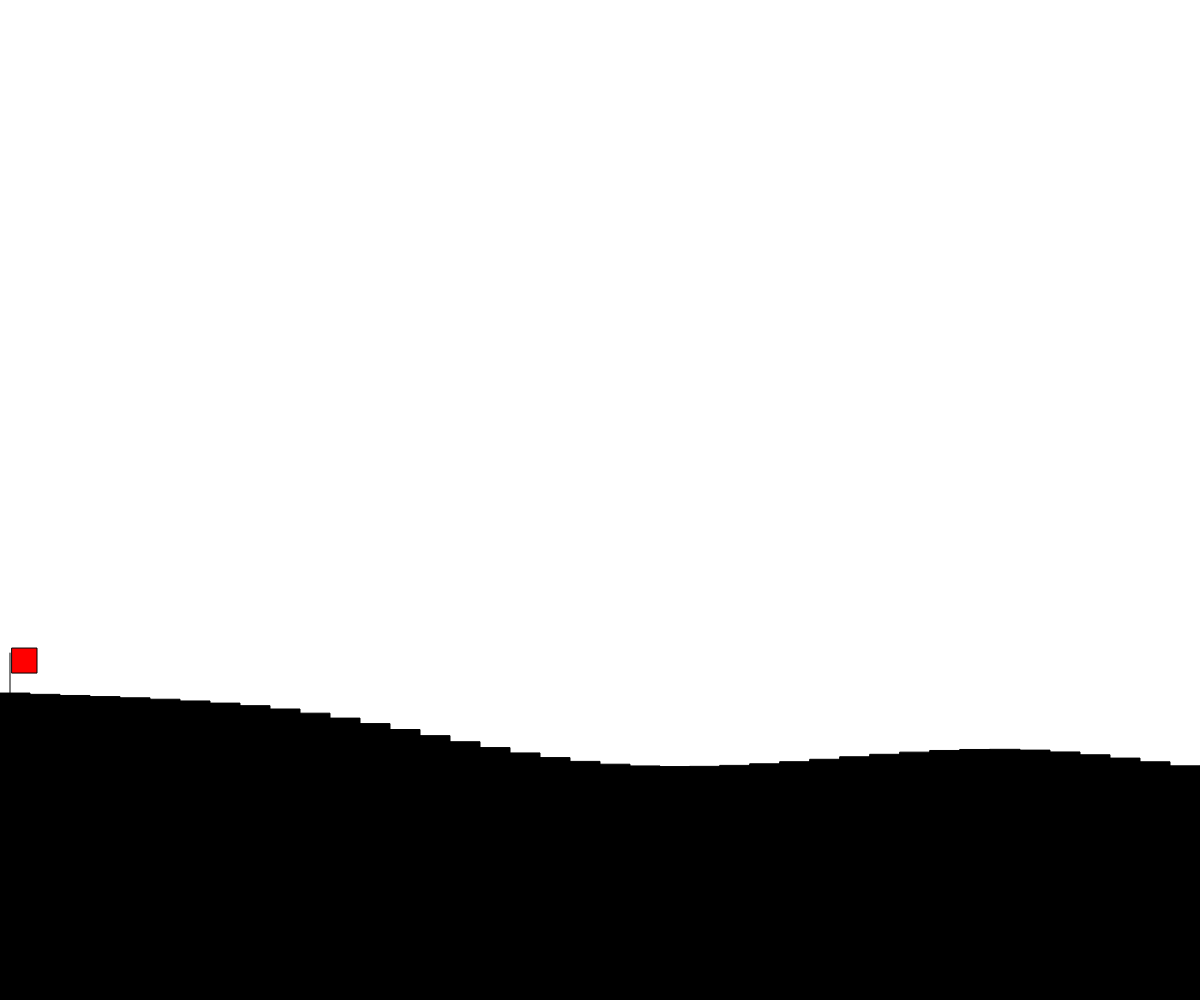
Frame 1 (no input)
Frame 60 (no input): identical to frame 1, image omitted
Frame 120 (the mouse pressed at the canvas centre since frame 60): identical to frame 1, image omitted

The p5.js sketch that drew this single still picture (run headless with seeded random() and noise() and a simulated clock; from frame 60 on, the mouse is pressed at the canvas centre):

// p5.js sketch
// ── sketch.js
//Terrain Generator
//Eric Friesen
//May 13th, 2022
//Makes Terrain on the screen, mountains high and valleys low

let rectWidth= 30;
let rectPlacement;


function setup() {
  createCanvas(windowWidth, windowHeight);
  rectPlacement = random(100);
  randomTerrain();
}

function draw() {
  resetTerrain();
  sizeTerrainChange();
}

//draws a random terrain
function randomTerrain(){
  rectMode(CORNERS);
  background(255);
  fill(0);
  let highestY = 0;
  let xSpot = 0; 
  for(let x = 0; x < width; x += rectWidth){
    let sectionHeight = noise(rectPlacement)*height;
    rectPlacement += 0.009;
    rect(x,height, x + rectWidth, height - sectionHeight);
    if(sectionHeight >= highestY){
      highestY = sectionHeight;
      xSpot = x;
    }
  }
  drawFlag(xSpot, height-highestY);
}

//resets terrain
function resetTerrain(){
  if(keyIsDown(32)){
    clear();
    randomTerrain();
  }
}

//changes terrain size with left and right arrows
function sizeTerrainChange(){
  if(keyIsDown(37)){
    rectWidth -= 2;
    randomTerrain();
  }
  if(keyIsDown(39)){
    rectWidth += 2;
    randomTerrain();
  }
  rectWidth = constrain(rectWidth,10,50);
}

function drawFlag(x,y){
  stroke(0);
  line(x+10,y,x+10,y-40);
  rectMode(CORNER);
  fill(255,0,0);
  rect(x+12,y-45, 25,25);
}
